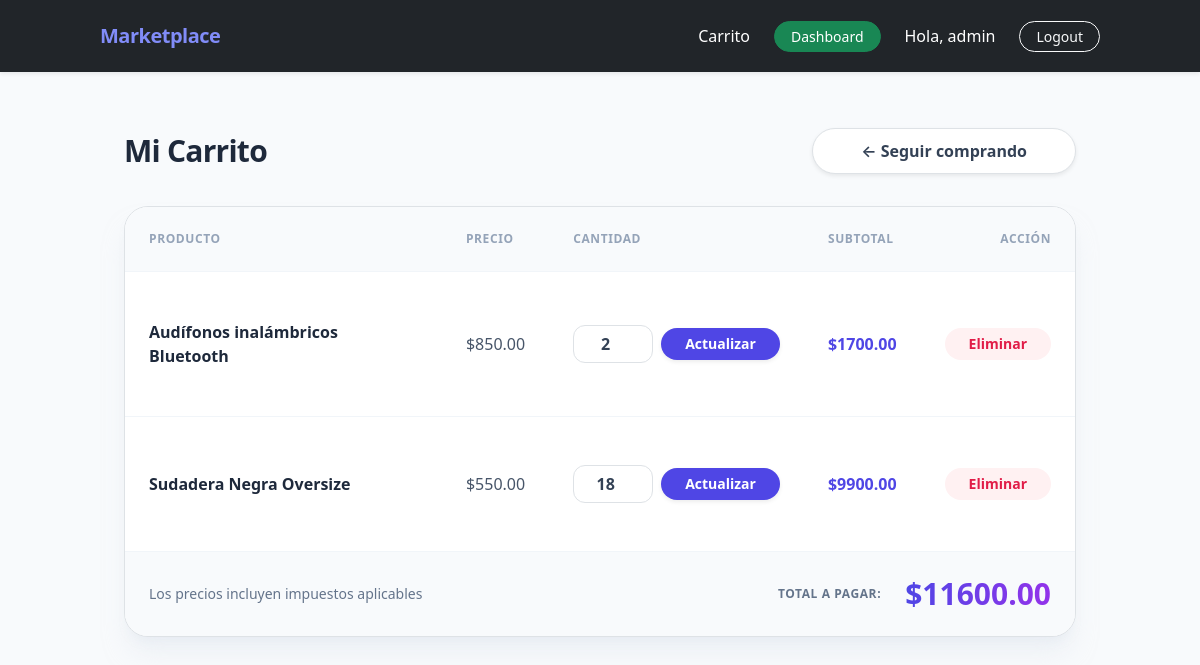
Before: /cart/ (signed in) with the older database file.
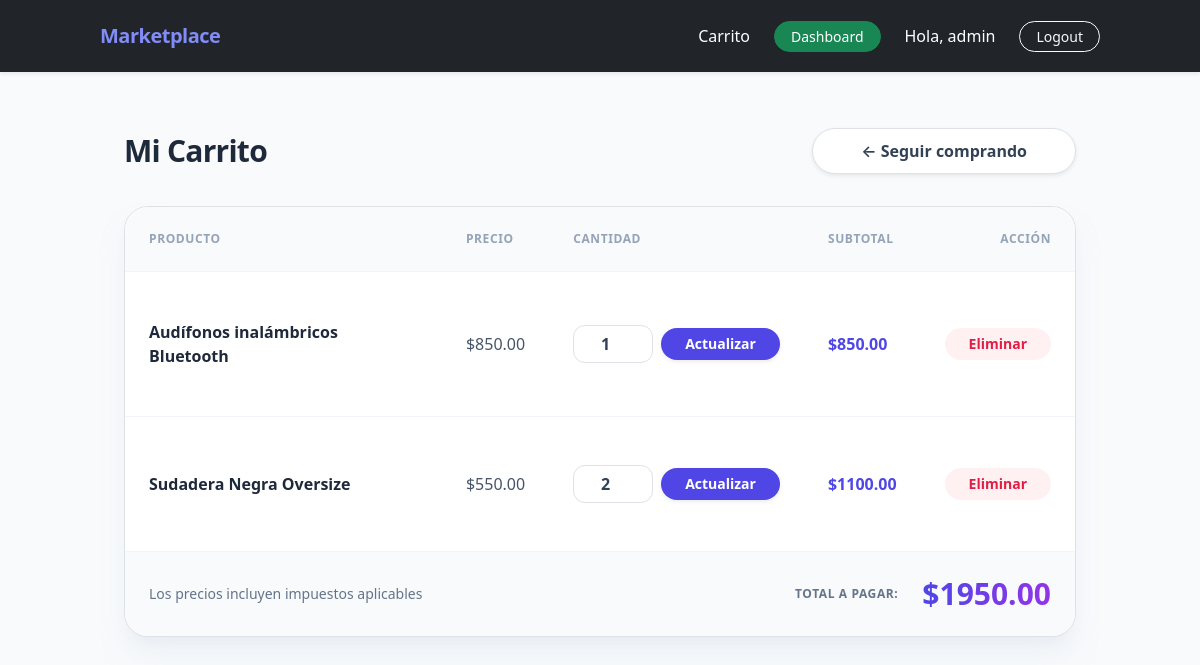
After: the same page with the newer database file.
### store/models.py (models this page shows, shortened)
class CartItem(models.Model):
    id = models.UUIDField(primary_key=True, default=uuid.uuid4, editable=False)
    cart = models.ForeignKey(Cart, on_delete=models.CASCADE)
    product = models.ForeignKey(Product, on_delete=models.CASCADE)
    quantity = models.PositiveIntegerField(default=1)
    class Meta:
        unique_together = ('cart', 'product')
    @property
    def subtotal(self):
        return self.product.price * self.quantity

class Product(models.Model):
    id = models.UUIDField(primary_key=True, default=uuid.uuid4, editable=False)
    name = models.CharField(max_length=150)
    description = models.TextField()
    image = models.ImageField(upload_to='upload/', blank=True, null=True)
    price = models.DecimalField(max_digits=10, decimal_places=2)
    stock = models.PositiveIntegerField(default=0)
    owner = models.ForeignKey(
        User,
        on_delete=models.CASCADE,
        related_name='products'
    )  # 1:N
    categories = models.ManyToManyField(
        Category,
        related_name='products'
    )  # N:M
    created_at = models.DateTimeField(auto_now_add=True)

### store/views.py (the view)
# urls.py: path('cart/', views.cart_detail, name='cart_detail'),
@login_required
def cart_detail(request):
    cart, created = Cart.objects.get_or_create(user=request.user)
    return render(request, 'store/cart_detail.html', {
        'cart': cart
    })

### store/models.py (called while the page is built)
    @property
    def total(self):
        return sum(item.subtotal for item in self.cartitem_set.all())

### store/templates/store/cart_detail.html (shortened to what this page needs)
{% extends 'store/base.html' %}
{% block content %}
<div class="max-w-5xl mx-auto py-8 px-4">
    <div class="flex items-center justify-between mb-8">
        <h2 class="text-3xl font-extrabold text-slate-800 tracking-tight">Mi Carrito</h2>
        <a href="{% url 'home' %}" class="px-5 py-2.5 bg-white text-slate-700 font-semibold rounded-full border border-slate-200 hover:bg-slate-50 shadow-sm transition-colors">
            &larr; Seguir comprando
        </a>
    </div>
    {% if cart.cartitem_set.all %}
    <div class="bg-white rounded-3xl shadow-xl shadow-slate-200/50 border border-slate-100 overflow-hidden">
        <div class="overflow-x-auto">
            <table class="w-full text-left border-collapse">
                <thead>
                    <tr class="bg-slate-50 border-b border-slate-100 text-xs font-bold uppercase tracking-wider text-slate-400">
                        <th class="py-4 px-6">Producto</th>
                        <th class="py-4 px-6">Precio</th>
                        <th class="py-4 px-6">Cantidad</th>
                        <th class="py-4 px-6">Subtotal</th>
                        <th class="py-4 px-6 text-right">Acción</th>
                    </tr>
                </thead>
                <tbody class="divide-y divide-slate-100">
                    {% for item in cart.cartitem_set.all %}
                    <tr class="hover:bg-slate-50/60 transition-colors">
                        <td class="py-5 px-6 font-bold text-slate-800">
                            {{ item.product.name }}
                        </td>
                        <td class="py-5 px-6 text-slate-600 font-medium">
                            ${{ item.product.price }}
                        </td>
                        <td class="py-5 px-6">
                            <form method="POST" action="{% url 'update_cart_item' item.id %}" class="flex items-center gap-2">
                                <input type="number"
                                       name="quantity"
                                       value="{{ item.quantity }}"
                                       min="1"
                                       class="w-20 px-3 py-1.5 border border-slate-200 rounded-xl text-center font-semibold text-slate-700 focus:outline-none focus:border-indigo-500">
                                <button type="submit" class="px-4 py-1.5 bg-indigo-600 hover:bg-indigo-700 text-white text-sm font-semibold rounded-full shadow-sm transition-colors">
                                    Actualizar
                                </button>
                            </form>
                        </td>
                        <td class="py-5 px-6 font-extrabold text-indigo-600">
                            ${{ item.subtotal }}
                        </td>
                        <td class="py-5 px-6 text-right">
                            <a href="{% url 'remove_from_cart' item.id %}" class="inline-block px-4 py-1.5 bg-rose-50 hover:bg-rose-100 text-rose-600 text-sm font-semibold rounded-full transition-colors">
                                Eliminar
                            </a>
                        </td>
                    </tr>
                    {% endfor %}
                </tbody>
            </table>
        </div>
        <div class="bg-slate-50 px-6 py-6 border-t border-slate-100 flex flex-col sm:flex-row items-center justify-between gap-4">
            <span class="text-sm text-slate-500">Los precios incluyen impuestos aplicables</span>
            <div class="flex items-center gap-4">
                <span class="text-slate-500 font-semibold uppercase text-xs tracking-wider">Total a pagar:</span>
                <span class="text-3xl font-extrabold text-transparent bg-clip-text bg-gradient-to-r from-indigo-600 to-purple-600">
                </span>
            </div>
        </div>
    </div>
    {% endif %}
</div>
{% endblock %}

Changed rows visible on the page:
changed CartItem "Audífonos inalámbricos Bluetooth": quantity "2" → "1"; subtotal "1700.00" → "850.00"
changed CartItem "Sudadera Negra Oversize": quantity "18" → "2"; subtotal "9900.00" → "1100.00"
